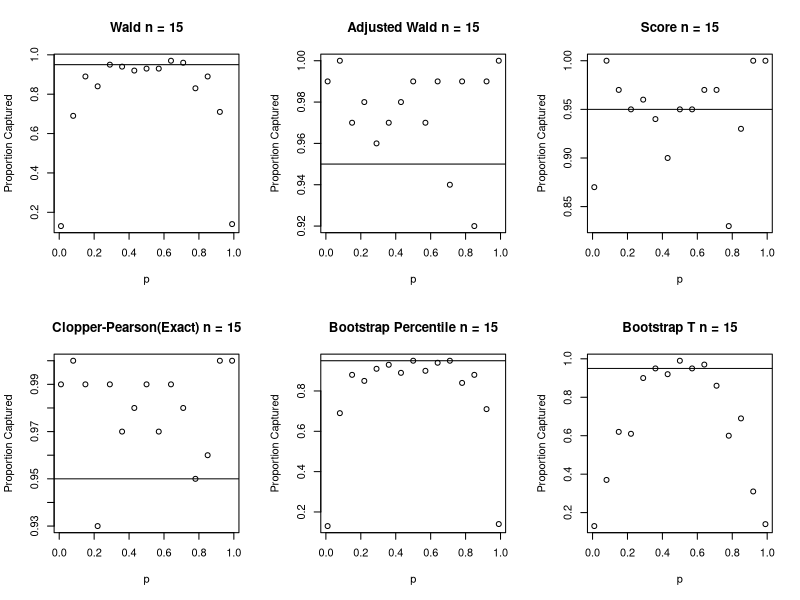
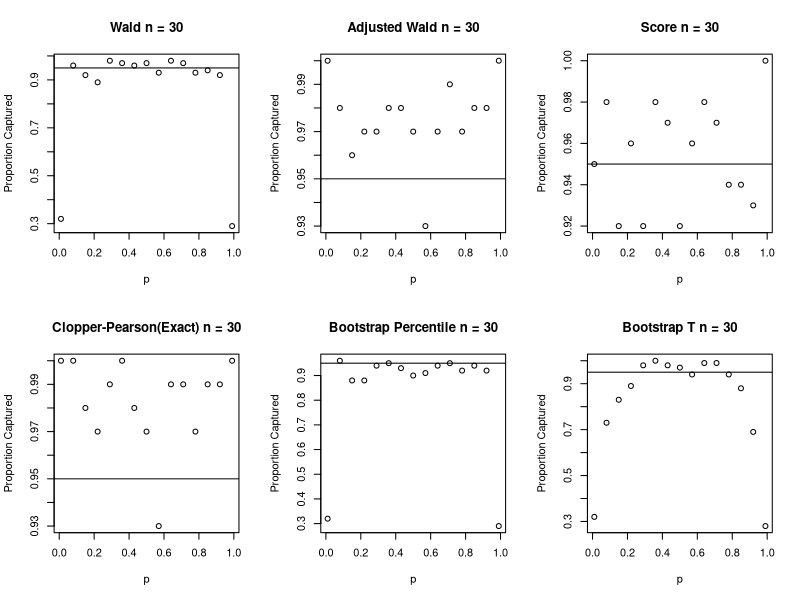
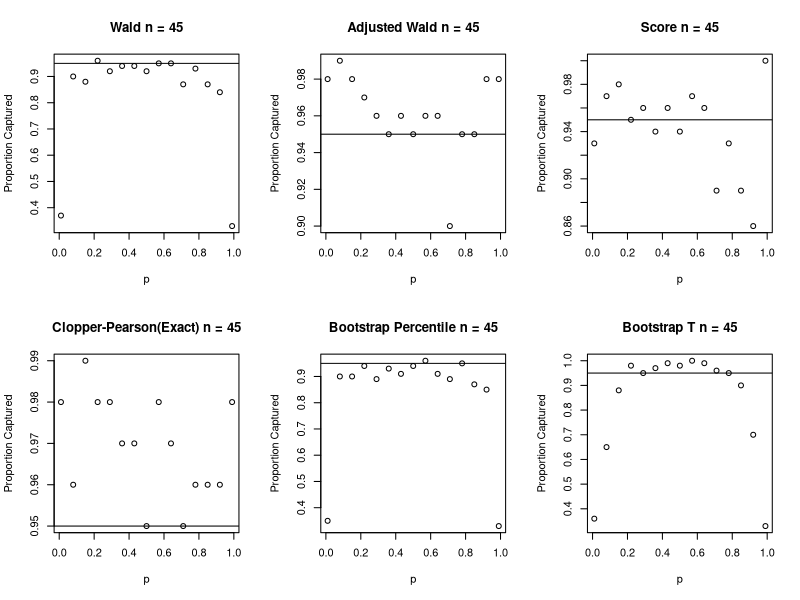
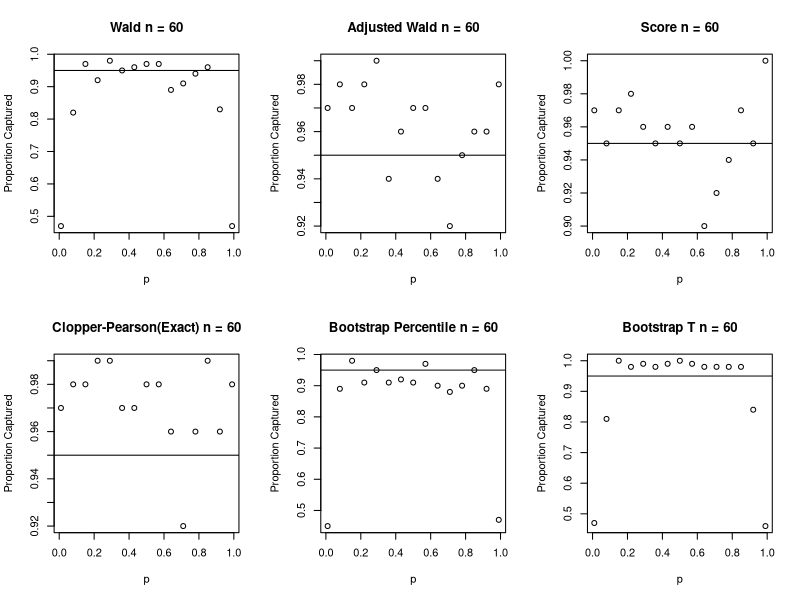
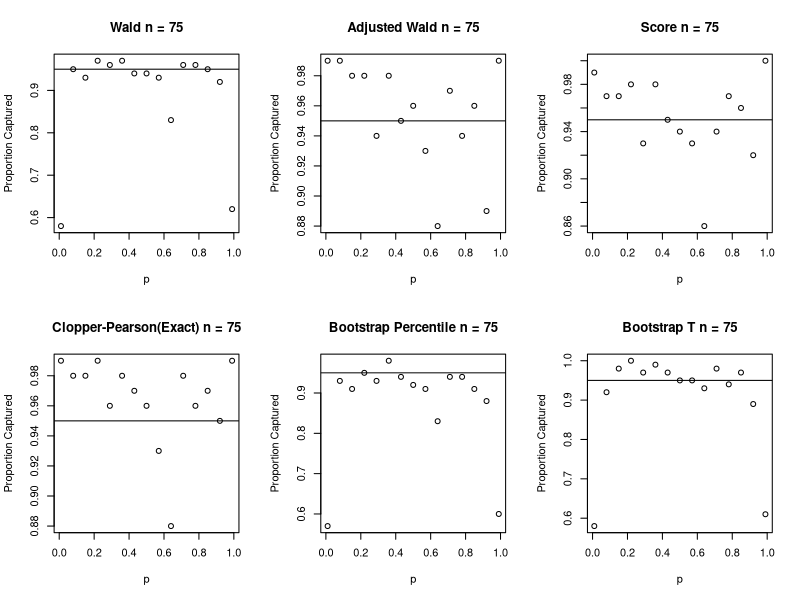
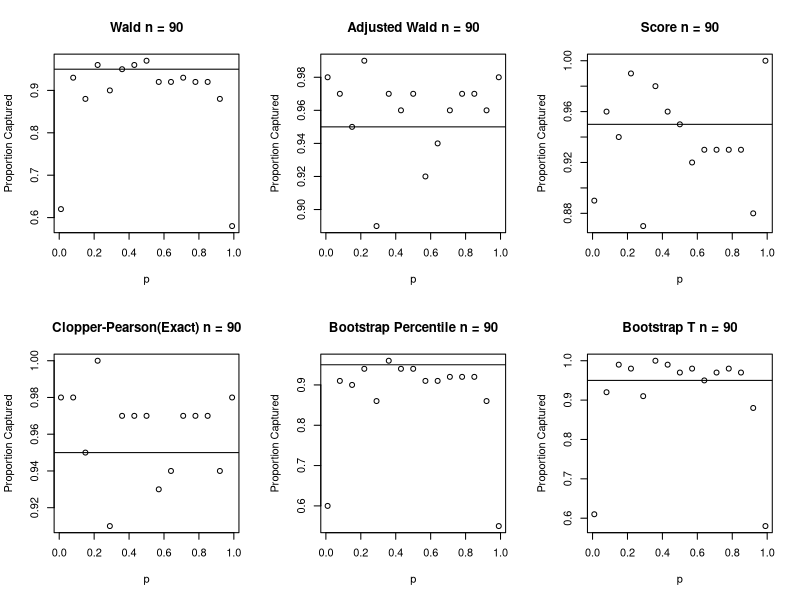
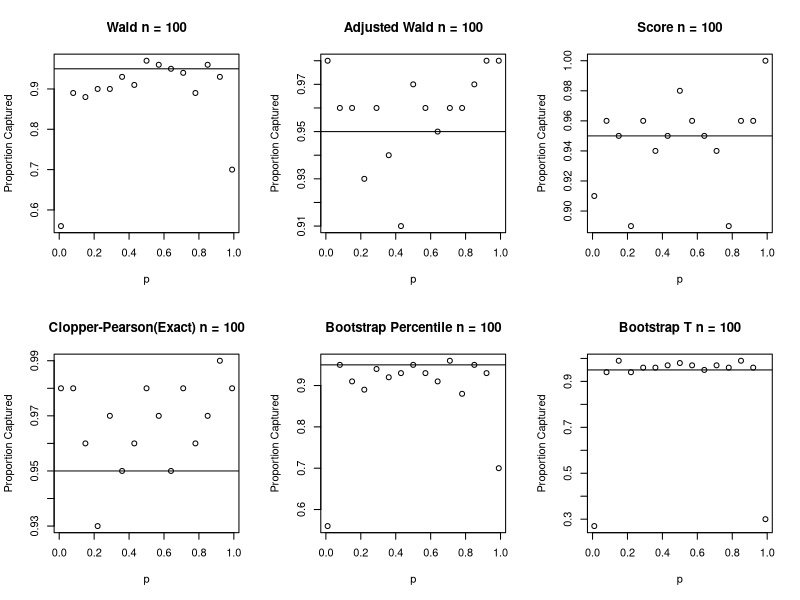

The R script that drew these images, in order:
#Part 1 Create various functions
waldCI <- function(y, n, alpha = 0.05){
  p_hat <- y/n
  c(p_hat - qnorm(1-alpha/2)*sqrt(((p_hat)*(1-p_hat))/n),
    p_hat + qnorm(1-alpha/2)*sqrt(((p_hat)*(1-p_hat))/n))
}

AdjustedWaldCI <-function(y, n, alpha = 0.05){
  p_hat <-(y+2)/(n+4)
  c(p_hat - qnorm(1-alpha/2)*sqrt(((p_hat)*(1-p_hat))/(n+4)),
     p_hat + qnorm(1-alpha/2)*sqrt(((p_hat)*(1-p_hat))/(n+4)))
}

ClopperPearson <- function(y,n,alpha=0.05){
  if(y == n){
    return(c((alpha/2)^(1/n),1))
  }
  if(y == 0){
    return(c(0,1-(alpha/2)^(1/n)))
  }
  else{
    return(c(qbeta(alpha/2,y,n-y+1),qbeta(1-alpha/2,y+1,n-y)))
  }
}

Score_Interval <- function(y,n,alpha = 0.05){
  p_hat <- y/n
  c((p_hat+((qnorm(alpha/2)^2)/(2*n))+qnorm(alpha/2)*sqrt((p_hat*(1-p_hat)+(qnorm(alpha/2)^2)/(4*n))/n))/(1+(qnorm(alpha/2)^2)/(2*n)),
    (p_hat+((qnorm(alpha/2)^2)/(2*n))-qnorm(alpha/2)*sqrt((p_hat*(1-p_hat)+(qnorm(alpha/2)^2)/(4*n))/n))/(1+(qnorm(alpha/2)^2)/(2*n))
  )
}

BootCIs <- function(y, n, B = 100, alpha = 0.05){
  if(y == 0){
	return(c(0,0,0,0))
  }
  if(y == n){
	return(c(1,1,1,1))
  }
  p_hat <- y/n
  p_hat_boot_values <- c()
  p_boot_t_values <- c()
  for(i in 1:B) {
    p_hat_boot <- rbinom(1, n, p_hat)/n

    #theoretical using formula sqrt(p*1-p)/n)
    theoretical_SE_p_hat_boot <- sqrt((p_hat_boot*(1-p_hat_boot)/n))
    
    #find SEs for t-stats
    p_boot_t <- (p_hat_boot - p_hat)/theoretical_SE_p_hat_boot
    
    #p_boot_t_fixed <- setdiff(p_boot_t_theoretical, c(Inf, -Inf))
    
    p_hat_boot_values <- append(p_hat_boot_values, p_hat_boot)
    p_boot_t_values <- append(p_boot_t_values, p_boot_t)
  }
  p_boot_t_values <- setdiff(p_boot_t_values, c(Inf, -Inf))
  return(c("Lower Bound % Interval" = quantile(p_hat_boot_values, alpha/2, name= FALSE),
           "Upper Bound % Interval" = quantile(p_hat_boot_values, 1 - alpha/2, name = FALSE),
           "Lower Bound T-Interval" = p_hat-quantile(p_boot_t_values, 1 - alpha/2, name = FALSE)*sd(p_hat_boot_values),
           "Upper Bound T-Interval" = p_hat-quantile(p_boot_t_values, alpha/2, name = FALSE)*sd(p_hat_boot_values)))
}

#Part 2 Generate random samples
#create vectors for n,p, and name of the methods that we wish to use

N<- 100

sizes <- c(seq(15, 100, 15),100)
props <- seq(0.01, 0.99, length.out = 15)

#Set up a 3D array to store all samples.
#First dimension are individual sample values.
#Second dimension is the different sample sizes
#Third dimension is the different p values.
sample_array <- array(c(0,0,0), dim = c(N, length(sizes), length(props)))
#Creating the array
for (n in 1:length(sizes)){
  for (p in 1:length(props)){
    sample_array[,n,p] <- rbinom(N, sizes[n], props[p])
  }}

#Part 3/Part 4 Creating the CIs for each function and creating calculations 

#Create Matricies to store results for each interval
WaldCIMatrix 		<- matrix(0,nrow=length(sizes)*length(props)*N,ncol=6)
AdjustedWaldMatrix 	<- matrix(0,nrow=length(sizes)*length(props)*N,ncol=6)
ScoreIntervalMatrix 	<- matrix(0,nrow=length(sizes)*length(props)*N,ncol=6)
CPMatrix 			<- matrix(0,nrow=length(sizes)*length(props)*N,ncol=6)
BSRawMatrix 		<- matrix(0,nrow=length(sizes)*length(props)*N,ncol=6)
BSTMatrix 			<- matrix(0,nrow=length(sizes)*length(props)*N,ncol=6)

row_counter <-1
for (k in 1:length(props)){
  for (j in 1:length(sizes)){
      for(i in 1:N){

      #calculate CIs
      WaldCI 		<- waldCI(sample_array[i,j,k],sizes[j],)
      AdjustedWald_CI 	<- AdjustedWaldCI(sample_array[i,j,k],sizes[j],)
	Score_CI 		<- Score_Interval(sample_array[i,j,k],sizes[j],)
	CP_CI 		<- ClopperPearson(sample_array[i,j,k],sizes[j],)
	BootStrapCIs 	<- BootCIs(sample_array[i,j,k],sizes[j],)
	BSRaw_CI 		<- c(BootStrapCIs[1], BootStrapCIs[2])
	BST_CI 		<- c(BootStrapCIs[3], BootStrapCIs[4])

	#Check CI Success Rates
        p_check <- props[k]

        if(p_check >= WaldCI[1] & p_check <= WaldCI[2]){
          Wald_Check <- "Captured"
        }
        if(p_check < WaldCI[1]){
          Wald_Check <- "Above"
        }
        if(p_check > WaldCI[2]){
          Wald_Check <- "Below"
        }
        if(p_check >= AdjustedWald_CI[1] & p_check <= AdjustedWald_CI[2]){
          Adj_Wald_Check <- "Captured"
        }
        if(p_check < AdjustedWald_CI[1]){
          Adj_Wald_Check <- "Above"
        }
        if(p_check > AdjustedWald_CI[2]){
          Adj_Wald_Check <- "Below"
        }
        if(p_check >= Score_CI[1] & p_check <= Score_CI[2]){
          Score_Check <- "Captured"
        }
        if(p_check < Score_CI[1]){
          Score_Check <- "Above"
        }
        if(p_check > Score_CI[2]){
          Score_Check <- "Below"
	  }
	  if(p_check >= CP_CI[1] & p_check <= CP_CI[2]){
          CP_Check <- "Captured"
        }
        if(p_check < CP_CI[1]){
          CP_Check <- "Above"
        }
        if(p_check > CP_CI[2]){
          CP_Check <- "Below"
        }
	  if(p_check >= BSRaw_CI[1] & p_check <= BSRaw_CI[2]){
          BSRaw_Check <- "Captured"
        }
        if(p_check < BSRaw_CI[1]){
          BSRaw_Check <- "Above"
        }
        if(p_check > BSRaw_CI[2]){
          BSRaw_Check <- "Below"
        }	  
	  if(p_check >= BST_CI[1] & p_check <= BST_CI[2]){
          BST_Check <- "Captured"
        }
        if(p_check < BST_CI[1]){
          BST_Check <- "Above"
        }
        if(p_check > BST_CI[2]){
          BST_Check <- "Below"
        }

      ###ADDING TO CORRECT MATRICIES!!!!
      WaldCIMatrix[row_counter,] <- c(props[k],sizes[j],WaldCI,WaldCI[2]-WaldCI[1],Wald_Check)
      AdjustedWaldMatrix[row_counter,] <- c(props[k],sizes[j],AdjustedWald_CI,AdjustedWald_CI[2]-AdjustedWald_CI[1],Adj_Wald_Check)
      ScoreIntervalMatrix[row_counter,] <- c(props[k],sizes[j],Score_CI,Score_CI[2]-Score_CI[1],Score_Check)
      CPMatrix[row_counter,] <- c(props[k],sizes[j],CP_CI,CP_CI[2]-CP_CI[1],CP_Check)
      BSRawMatrix[row_counter,] <- c(props[k],sizes[j],BSRaw_CI,BSRaw_CI[2]-BSRaw_CI[1],BSRaw_Check)
      BSTMatrix[row_counter,] <- c(props[k],sizes[j],BST_CI,BST_CI[2]-BST_CI[1],BST_Check)

	#Move to next row in matricies
      row_counter <-row_counter +1
    }
  }
}

#Change Matricies to DFs for easy subsetting, etc.
Wald_DF <- as.data.frame(WaldCIMatrix)
AdjWald_DF <- as.data.frame(AdjustedWaldMatrix)
Score_DF <- as.data.frame(ScoreIntervalMatrix)
CP_DF <- as.data.frame(CPMatrix)
BSRaw_DF <- as.data.frame(BSRawMatrix)
BST_DF <- as.data.frame(BSTMatrix)


#Change DF Column names to make it understandable
colnames(Wald_DF) <- c("p", "n", "L. Bound", "U. Bound", "Range", "Status")
colnames(AdjWald_DF) <- c("p", "n", "L. Bound", "U. Bound", "Range", "Status")
colnames(Score_DF) <- c("p", "n", "L. Bound", "U. Bound", "Range", "Status")
colnames(CP_DF) <- c("p", "n", "L. Bound", "U. Bound", "Range", "Status")
colnames(BSRaw_DF) <- c("p", "n", "L. Bound", "U. Bound", "Range", "Status")
colnames(BST_DF) <- c("p", "n", "L. Bound", "U. Bound", "Range", "Status")

list_of_dfs <- list(Wald_DF, AdjWald_DF, Score_DF, CP_DF, BSRaw_DF, BST_DF)
names <- c("Wald", "Adjusted Wald", "Score", "Clopper-Pearson(Exact)", "Bootstrap Percentile", "Bootstrap T")

#Proportion Captured, Above, and Below
Props_DF <- data.frame()
for(i in 1:length(names)){
  for(k in sizes){
    for(j in props){
	new_row <- c(names[i],j,k,nrow(subset(list_of_dfs[[i]],p == j & n == k & Status == "Captured"))/N,
			  		nrow(subset(list_of_dfs[[i]], p == j & n == k & Status == "Below"))/N,
		          	       nrow(subset(list_of_dfs[[i]], p == j & n == k & Status == "Above"))/N)
	Props_DF <- rbind(Props_DF, new_row)
    }
  }
}

colnames(Props_DF) <- c("Method","Props","Sample_Size","Prop_Captured","Prop_Below","Prop_Above")

#Plot
for (k in sizes){
  windows()
  par(mfrow = c(2, 3))
  for(i in 1:length(names)){
    df_i <- subset(Props_DF, Method == names[i] & Sample_Size == k)
    plot(df_i$Props, df_i$Prop_Captured, main = paste(names[i],"n =",k), xlab = paste("p"), ylab = "Proportion Captured")
    abline(h = 0.95)
  }
}